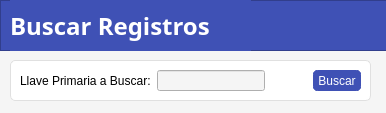
<?xml version="1.0" encoding="UTF-8"?>
<ui version="4.0">
 <class>FindRecordWindow</class>
 <widget class="QWidget" name="FindRecordWindow">
  <property name="geometry">
   <rect>
    <x>0</x>
    <y>0</y>
    <width>386</width>
    <height>113</height>
   </rect>
  </property>
  <property name="windowTitle">
   <string>Buscar Registros</string>
  </property>
  <property name="styleSheet">
   <string notr="true">QWidget{
	background-color: #F5F5F5;
}


QPushButton{
	background-color: #3F51B5;
	color: white;
	border-radius: 5px;
	border-width: 5px;
	border-style: solid;
	border-color: #3F51B5;
}</string>
  </property>
  <widget class="QFrame" name="frame_3">
   <property name="geometry">
    <rect>
     <x>0</x>
     <y>0</y>
     <width>391</width>
     <height>51</height>
    </rect>
   </property>
   <property name="styleSheet">
    <string notr="true">background-color:#3F51B5;
color: white;</string>
   </property>
   <property name="frameShape">
    <enum>QFrame::StyledPanel</enum>
   </property>
   <property name="frameShadow">
    <enum>QFrame::Raised</enum>
   </property>
   <widget class="QLabel" name="label_3">
    <property name="geometry">
     <rect>
      <x>10</x>
      <y>0</y>
      <width>241</width>
      <height>51</height>
     </rect>
    </property>
    <property name="font">
     <font>
      <family>Montserrat</family>
      <pointsize>18</pointsize>
      <weight>75</weight>
      <bold>true</bold>
     </font>
    </property>
    <property name="text">
     <string>Buscar Registros</string>
    </property>
   </widget>
  </widget>
  <widget class="QFrame" name="frame">
   <property name="geometry">
    <rect>
     <x>10</x>
     <y>60</y>
     <width>361</width>
     <height>41</height>
    </rect>
   </property>
   <property name="styleSheet">
    <string notr="true">QFrame{
	border: 1px solid #E0E0E0;
	border-radius: 5px;
	background-color: white;
}

QLabel{
	border: 0px;
}</string>
   </property>
   <property name="frameShape">
    <enum>QFrame::StyledPanel</enum>
   </property>
   <property name="frameShadow">
    <enum>QFrame::Raised</enum>
   </property>
   <layout class="QHBoxLayout" name="horizontalLayout">
    <item>
     <widget class="QLabel" name="label">
      <property name="text">
       <string>Llave Primaria a Buscar:</string>
      </property>
     </widget>
    </item>
    <item>
     <widget class="QLineEdit" name="lineEdit"/>
    </item>
    <item>
     <spacer name="horizontalSpacer">
      <property name="orientation">
       <enum>Qt::Horizontal</enum>
      </property>
      <property name="sizeType">
       <enum>QSizePolicy::MinimumExpanding</enum>
      </property>
      <property name="sizeHint" stdset="0">
       <size>
        <width>40</width>
        <height>20</height>
       </size>
      </property>
     </spacer>
    </item>
    <item>
     <widget class="QPushButton" name="pushButton">
      <property name="sizePolicy">
       <sizepolicy hsizetype="MinimumExpanding" vsizetype="Fixed">
        <horstretch>0</horstretch>
        <verstretch>0</verstretch>
       </sizepolicy>
      </property>
      <property name="text">
       <string>Buscar</string>
      </property>
     </widget>
    </item>
   </layout>
  </widget>
 </widget>
 <resources/>
 <connections/>
</ui>
